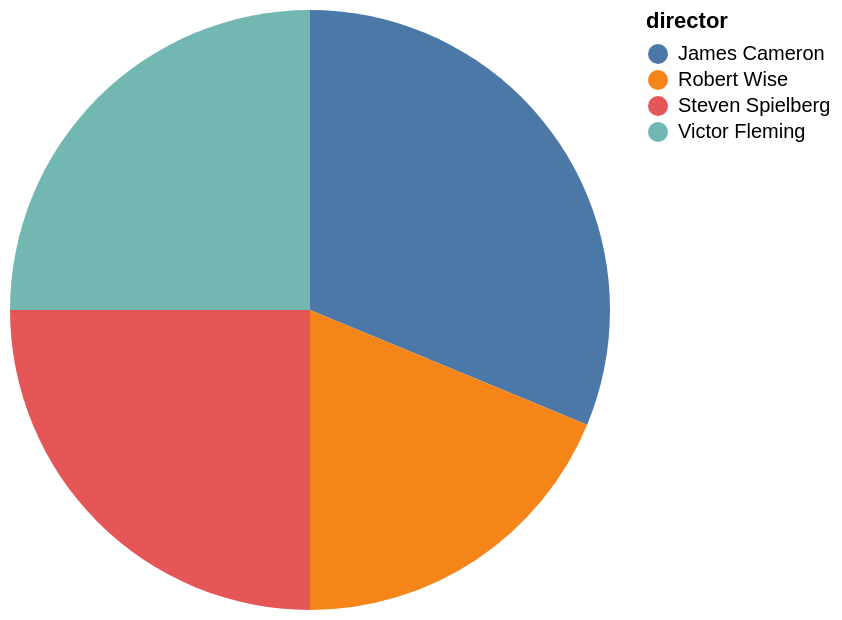

The specification (Vega-Lite) saved for this image:
### Vega-Lite specification from a JSON file in a GitHub repository (floating-point values rounded to 4 significant figures)
{"data": {"values": [{"x_data": "James Cameron", "y_data": 5}, {"x_data": "Robert Wise", "y_data": 3}, {"x_data": "Steven Spielberg", "y_data": 4}, {"x_data": "Victor Fleming", "y_data": 4}]}, "mark": "arc", "encoding": {"theta": {"field": "y_data", "type": "quantitative", "title": "max(T1.stars)"}, "color": {"field": "x_data", "type": "nominal", "title": "director"}}}
